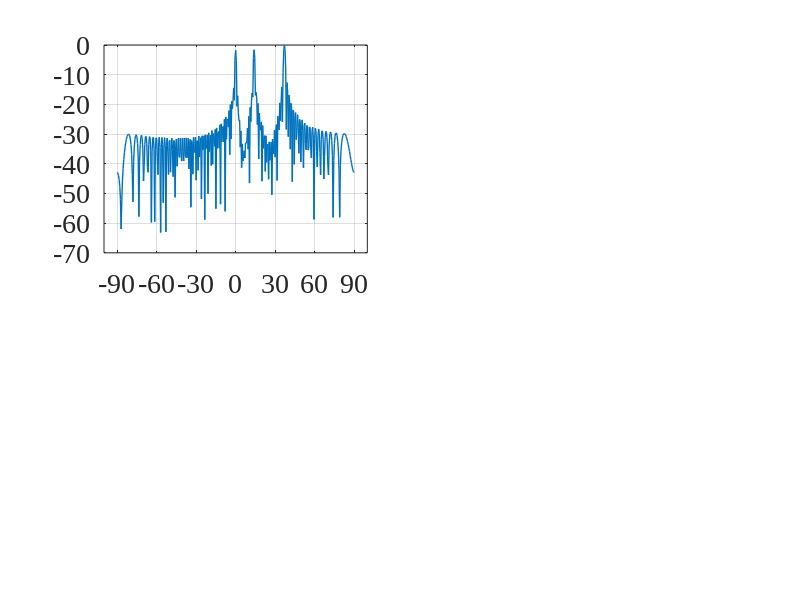

Recreate this plot in MATLAB. (Note: this script raises an error after producing the figure.)
close all   % close all windows
clear       % clear workspace
clc         % clear command window
f=300e6;    %carrier frequency (Hz)
n=100;       %number of array elements
l=0.04*3e8/f;    %wave length (m)
sa=361;     %sampling
d=l/2;
p=0:d:d*(n-1);
angle=[-90,90];
angle_m=[0 14 37
        -14 0  37
       -37 0 14
       -37 -14 0];
Rat=[sqrt(2.8051) sqrt(2.9449) sqrt(4.2501) 
    sqrt(2.9542) sqrt(2.7886) sqrt(4.2572) 
    sqrt(4.2568) sqrt(2.7812) sqrt(2.9620) 
    sqrt(4.2513) sqrt(2.9628) sqrt(2.7859)]'; %ratio
s_m=size(angle_m,2);
theta_list = linspace(angle(1, 1), angle(1, 2), 361);
steering_matrixe=exp(-1j*p'*2*pi/l*sin(theta_list*pi/180));
for i=1:4
    m_steering(:,:,i)=exp(-1j*p'*2*pi/l*sin(angle_m(i,:)*pi/180));
    R=[m_steering(:,:,i)] * [m_steering(:,:,i)]';
    RRR=det(R);
    R_inv = pinv(R);
    C=[m_steering(:,:,i)];
    w(:,i)=R_inv*C/(C'*R_inv*C)*Rat(:,i);
end

for it = 1:sa
      a = steering_matrixe(:, it);
      bp1(1, it) = abs(w(:,1)' * a);
      bp2(1, it) = abs(w(:,2)' * a);
      bp3(1, it) = abs(w(:,3)' * a);
      bp4(1, it) = abs(w(:,4)' * a);
end
  % Normalize.
bp1 = 20 * log10(bp1 / max(bp1));
bp2 = 20 * log10(bp2 / max(bp2));
bp3 = 20 * log10(bp3 / max(bp3));
bp4 = 20 * log10(bp4 / max(bp4));

for i = 1:s_m
    gain_m1(1,i) = abs(w(:,1)' * (m_steering(:,i,1)*m_steering(:,i,1)')* w(:,1)) / abs(w(:,1)'*w(:,1));
end

for i = 1:s_m
     gain_m2(1,i) = abs(w(:,2)' * (m_steering(:,i,2)*m_steering(:,i,2)')* w(:,2)) / abs(w(:,2)'*w(:,2));
end

for i = 1:s_m
     gain_m3(1,i) = abs(w(:,3)' * (m_steering(:,i,3)*m_steering(:,i,3)')* w(:,3)) / abs(w(:,3)'*w(:,3));
end

for i = 1:s_m
     gain_m4(1,i) = abs(w(:,4)' * (m_steering(:,i,4)*m_steering(:,i,4)')* w(:,4)) / abs(w(:,4)'*w(:,4));
end
gain=[gain_m1;gain_m2;gain_m3;gain_m4];


%%%%%画图
figure('position',[150,100,1000,750])%确定图片的位置和大小，[x y width height]

subplot(2,2,1);
plot(theta_list,bp1,'LineWidth',1);
grid on;
hold on;
delta = (angle(1, 2) - angle(1, 1)) / 6;
set(gca, 'xlim',[angle(1,1)-10, angle(1, 2)+10],'FontSize',20,'FontName','Times New Roman');
set(gca, 'xtick',angle(1, 1):delta: angle(1, 2),'FontSize',20,'FontName','Times New Roman'); 
%%%坐标
    DB11=bp1(angle_m(1,1)/0.5+181);
    DB11=roundn(DB11,-2); 
    plot(angle_m(1,1),DB11,'r*')
    text(angle_m(1,1)-12,DB11+4,[num2str(DB11)],'FontSize',10,'FontName','Times New Roman')

    DB12=bp1(angle_m(1,2)/0.5+181);
    DB12=roundn(DB12,-2); 
    plot(angle_m(1,2),DB12,'r*')
    text(angle_m(1,2)-7,DB12+4,[num2str(DB12)],'FontSize',10,'FontName','Times New Roman')

    DB13=bp1(angle_m(1,3)/0.5+181);
    DB13=roundn(DB13,-2); 
    plot(angle_m(1,3),DB13,'r*')
    text(angle_m(1,3)-2,DB13+4,[num2str(DB13)],'FontSize',10,'FontName','Times New Roman')

    
xlabel({'\fontname{宋体}\fontsize{20}方位角 (°)','\fontname{Times New Roman}\fontsize{20}(a)'});
ylabel('\fontname{宋体}\fontsize{20} 波束图 (dB)');
set(gca, 'YLim', [-70,7],'FontSize',19,'FontName','Times New Roman');


subplot(2,2,2);
plot(theta_list,bp2,'LineWidth',1);
grid on;
hold on;
delta = (angle(1, 2) - angle(1, 1)) / 6;
set(gca, 'xlim',[angle(1,1)-10, angle(1, 2)+10],'FontSize',15,'FontName','Times New Roman');
set(gca, 'xtick',angle(1, 1):delta: angle(1, 2),'FontSize',15,'FontName','Times New Roman');  

    DB21=bp2(angle_m(2,1)/0.5+181);
    DB21=roundn(DB21,-2); 
    plot(angle_m(2,1),DB21,'r*')
    text(angle_m(2,1)-12,DB21+4,[num2str(DB21)],'FontSize',10,'FontName','Times New Roman')

    DB22=bp2(angle_m(2,2)/0.5+181);
    DB22=roundn(DB22,-2); 
    plot(angle_m(2,2),DB22,'r*')
    text(angle_m(2,2)-8,DB22+4,[num2str(DB22)],'FontSize',10,'FontName','Times New Roman')

    DB23=bp2(angle_m(2,3)/0.5+181);
    DB23=roundn(DB23,-2); 
    plot(angle_m(2,3),DB23,'r*')
    text(angle_m(2,3)-2,DB23+4,[num2str(DB23)],'FontSize',10,'FontName','Times New Roman')

xlabel({'\fontname{宋体}\fontsize{20}方位角 (°)','\fontname{Times New Roman}\fontsize{20}(b)'});
ylabel('\fontname{宋体}\fontsize{20} 波束图 (dB)');
set(gca, 'YLim', [-70,7],'FontSize',19,'FontName','Times New Roman');


subplot(2,2,3);
plot(theta_list,bp3,'LineWidth',1);
grid on;
hold on;
delta = (angle(1, 2) - angle(1, 1)) / 6;
set(gca, 'xlim',[angle(1,1)-10, angle(1, 2)+10],'FontSize',15,'FontName','Times New Roman');
set(gca, 'xtick',angle(1, 1):delta: angle(1, 2),'FontSize',15,'FontName','Times New Roman');    

    DB31=bp3(angle_m(3,1)/0.5+181);
    DB31=roundn(DB31,-2); 
    plot(angle_m(3,1),DB31,'r*')
    text(angle_m(3,1)-2,DB31+4,[num2str(DB31)],'FontSize',10,'FontName','Times New Roman')

    DB32=bp3(angle_m(3,2)/0.5+181);
    DB32=roundn(DB32,-2); 
    plot(angle_m(3,2),DB32,'r*')
    text(angle_m(3,2)-11,DB32+4,[num2str(DB32)],'FontSize',10,'FontName','Times New Roman')

    DB33=bp3(angle_m(3,3)/0.5+181);
    DB33=roundn(DB33,-2); 
    plot(angle_m(3,3),DB33,'r*')
    text(angle_m(3,3)-6,DB33+4,[num2str(DB33)],'FontSize',10,'FontName','Times New Roman')

xlabel({'\fontname{宋体}\fontsize{20}方位角 (°)','\fontname{Times New Roman}\fontsize{20}(c)'});
ylabel('\fontname{宋体}\fontsize{20} 波束图 (dB)');
set(gca, 'YLim', [-70,7],'FontSize',19,'FontName','Times New Roman');


subplot(2,2,4);
plot(theta_list,bp4,'LineWidth',1);
grid on;
hold on;
delta = (angle(1, 2) - angle(1, 1)) / 6;
set(gca, 'xlim',[angle(1,1)-10, angle(1, 2)+10],'FontSize',15,'FontName','Times New Roman');
set(gca, 'xtick',angle(1, 1):delta: angle(1, 2),'FontSize',15,'FontName','Times New Roman');   

    DB41=bp4(angle_m(4,1)/0.5+181);
    DB41=roundn(DB41,-2); 
    plot(angle_m(4,1),DB41,'r*')
    text(angle_m(4,1)-2,DB41+4,[num2str(DB41)],'FontSize',10,'FontName','Times New Roman')

    DB42=bp4(angle_m(4,2)/0.5+181);
    DB42=roundn(DB42,-2); 
    plot(angle_m(4,2),DB42,'r*')
    text(angle_m(4,2)-11,DB42+4,[num2str(DB42)],'FontSize',10,'FontName','Times New Roman')

    DB43=bp4(angle_m(4,3)/0.5+181);
    DB43=roundn(DB43,-2); 
    plot(angle_m(4,3),DB43,'r*')
    text(angle_m(4,3)-6,DB43+4,[num2str(DB43)],'FontSize',10,'FontName','Times New Roman')

xlabel({'\fontname{宋体}\fontsize{20}方位角 (°)','\fontname{Times New Roman}\fontsize{20}(d)'});
ylabel('\fontname{宋体}\fontsize{20} 波束图 (dB)');
set(gca, 'YLim', [-70,7],'FontSize',19,'FontName','Times New Roman');
 %   saveas(gcf,['4boshu3','.emf']);
%print('-depsc','fig6.eps');
